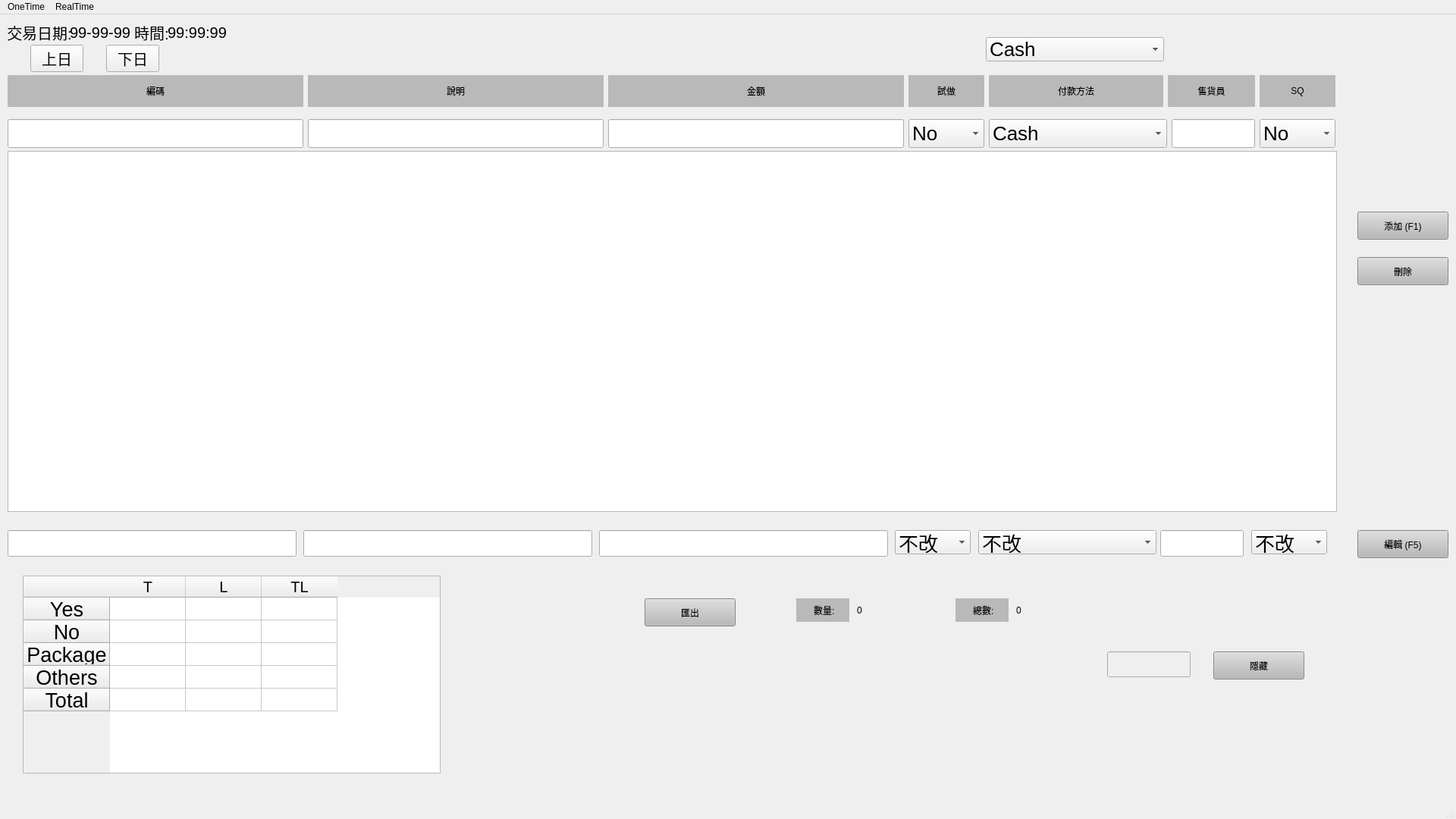
<?xml version="1.0" encoding="UTF-8"?>
<ui version="4.0">
 <class>MainWindow</class>
 <widget class="QMainWindow" name="MainWindow">
  <property name="geometry">
   <rect>
    <x>0</x>
    <y>0</y>
    <width>1920</width>
    <height>1080</height>
   </rect>
  </property>
  <property name="sizePolicy">
   <sizepolicy hsizetype="Ignored" vsizetype="Preferred">
    <horstretch>0</horstretch>
    <verstretch>0</verstretch>
   </sizepolicy>
  </property>
  <property name="minimumSize">
   <size>
    <width>100</width>
    <height>0</height>
   </size>
  </property>
  <property name="sizeIncrement">
   <size>
    <width>200</width>
    <height>0</height>
   </size>
  </property>
  <property name="windowTitle">
   <string>MainWindow</string>
  </property>
  <widget class="QWidget" name="centralwidget">
   <widget class="QWidget" name="verticalLayoutWidget_2">
    <property name="geometry">
     <rect>
      <x>10</x>
      <y>80</y>
      <width>1751</width>
      <height>96</height>
     </rect>
    </property>
    <layout class="QVBoxLayout" name="verticalLayout_2">
     <item>
      <layout class="QHBoxLayout" name="horizontalLayout_5">
       <item>
        <widget class="QLabel" name="label_12">
         <property name="layoutDirection">
          <enum>Qt::RightToLeft</enum>
         </property>
         <property name="styleSheet">
          <string notr="true">font: 20pt &quot;Segoe Fluent Icons&quot;;
background-color: rgb(185, 185, 185);</string>
         </property>
         <property name="text">
          <string>編碼</string>
         </property>
         <property name="alignment">
          <set>Qt::AlignCenter</set>
         </property>
        </widget>
       </item>
       <item>
        <widget class="QLabel" name="label">
         <property name="layoutDirection">
          <enum>Qt::RightToLeft</enum>
         </property>
         <property name="styleSheet">
          <string notr="true">font: 20pt &quot;Segoe Fluent Icons&quot;;
border-color: rgb(255, 0, 4);
background-color: rgb(185, 185, 185);</string>
         </property>
         <property name="text">
          <string>說明</string>
         </property>
         <property name="alignment">
          <set>Qt::AlignCenter</set>
         </property>
        </widget>
       </item>
       <item>
        <widget class="QLabel" name="label_7">
         <property name="styleSheet">
          <string notr="true">font: 20pt &quot;Segoe Fluent Icons&quot;;
background-color: rgb(185, 185, 185);</string>
         </property>
         <property name="text">
          <string>金額</string>
         </property>
         <property name="alignment">
          <set>Qt::AlignCenter</set>
         </property>
        </widget>
       </item>
       <item>
        <widget class="QLabel" name="label_9">
         <property name="sizePolicy">
          <sizepolicy hsizetype="Expanding" vsizetype="Preferred">
           <horstretch>1</horstretch>
           <verstretch>0</verstretch>
          </sizepolicy>
         </property>
         <property name="minimumSize">
          <size>
           <width>10</width>
           <height>0</height>
          </size>
         </property>
         <property name="maximumSize">
          <size>
           <width>100</width>
           <height>16777215</height>
          </size>
         </property>
         <property name="styleSheet">
          <string notr="true">font: 20pt &quot;Segoe Fluent Icons&quot;;
background-color: rgb(185, 185, 185);</string>
         </property>
         <property name="text">
          <string>試做</string>
         </property>
         <property name="alignment">
          <set>Qt::AlignCenter</set>
         </property>
        </widget>
       </item>
       <item>
        <widget class="QLabel" name="label_2">
         <property name="sizePolicy">
          <sizepolicy hsizetype="Expanding" vsizetype="Preferred">
           <horstretch>1</horstretch>
           <verstretch>0</verstretch>
          </sizepolicy>
         </property>
         <property name="minimumSize">
          <size>
           <width>230</width>
           <height>0</height>
          </size>
         </property>
         <property name="maximumSize">
          <size>
           <width>120</width>
           <height>16777215</height>
          </size>
         </property>
         <property name="styleSheet">
          <string notr="true">font: 20pt &quot;Segoe Fluent Icons&quot;;
background-color: rgb(185, 185, 185);</string>
         </property>
         <property name="text">
          <string>付款方法</string>
         </property>
         <property name="alignment">
          <set>Qt::AlignCenter</set>
         </property>
        </widget>
       </item>
       <item>
        <widget class="QLabel" name="label_11">
         <property name="sizePolicy">
          <sizepolicy hsizetype="Fixed" vsizetype="Preferred">
           <horstretch>0</horstretch>
           <verstretch>0</verstretch>
          </sizepolicy>
         </property>
         <property name="minimumSize">
          <size>
           <width>115</width>
           <height>0</height>
          </size>
         </property>
         <property name="layoutDirection">
          <enum>Qt::LeftToRight</enum>
         </property>
         <property name="styleSheet">
          <string notr="true">font: 20pt &quot;Segoe Fluent Icons&quot;;
background-color: rgb(185, 185, 185);</string>
         </property>
         <property name="text">
          <string>售貨員</string>
         </property>
         <property name="alignment">
          <set>Qt::AlignCenter</set>
         </property>
        </widget>
       </item>
       <item>
        <widget class="QLabel" name="label_15">
         <property name="sizePolicy">
          <sizepolicy hsizetype="Fixed" vsizetype="Preferred">
           <horstretch>0</horstretch>
           <verstretch>0</verstretch>
          </sizepolicy>
         </property>
         <property name="minimumSize">
          <size>
           <width>0</width>
           <height>0</height>
          </size>
         </property>
         <property name="maximumSize">
          <size>
           <width>100</width>
           <height>16777215</height>
          </size>
         </property>
         <property name="layoutDirection">
          <enum>Qt::LeftToRight</enum>
         </property>
         <property name="styleSheet">
          <string notr="true">font: 20pt &quot;Segoe Fluent Icons&quot;;
background-color: rgb(185, 185, 185);</string>
         </property>
         <property name="text">
          <string>SQ</string>
         </property>
         <property name="alignment">
          <set>Qt::AlignCenter</set>
         </property>
        </widget>
       </item>
      </layout>
     </item>
     <item>
      <spacer name="verticalSpacer">
       <property name="orientation">
        <enum>Qt::Vertical</enum>
       </property>
       <property name="sizeType">
        <enum>QSizePolicy::Fixed</enum>
       </property>
       <property name="sizeHint" stdset="0">
        <size>
         <width>20</width>
         <height>10</height>
        </size>
       </property>
      </spacer>
     </item>
     <item>
      <layout class="QHBoxLayout" name="horizontalLayout_4">
       <item>
        <widget class="QLineEdit" name="codeEdit">
         <property name="styleSheet">
          <string notr="true">font-size: 26px;</string>
         </property>
        </widget>
       </item>
       <item>
        <widget class="QLineEdit" name="infoEdit">
         <property name="styleSheet">
          <string notr="true">font-size: 26px;</string>
         </property>
         <property name="text">
          <string/>
         </property>
        </widget>
       </item>
       <item>
        <widget class="QLineEdit" name="receiptedPriceEdit">
         <property name="enabled">
          <bool>true</bool>
         </property>
         <property name="styleSheet">
          <string notr="true">font-size: 26px;</string>
         </property>
         <property name="alignment">
          <set>Qt::AlignLeading|Qt::AlignLeft|Qt::AlignVCenter</set>
         </property>
        </widget>
       </item>
       <item>
        <widget class="QComboBox" name="trialBox">
         <property name="sizePolicy">
          <sizepolicy hsizetype="Fixed" vsizetype="Fixed">
           <horstretch>1</horstretch>
           <verstretch>0</verstretch>
          </sizepolicy>
         </property>
         <property name="minimumSize">
          <size>
           <width>100</width>
           <height>0</height>
          </size>
         </property>
         <property name="styleSheet">
          <string notr="true">font-size: 26px;</string>
         </property>
         <item>
          <property name="text">
           <string>No</string>
          </property>
         </item>
         <item>
          <property name="text">
           <string>Yes</string>
          </property>
         </item>
         <item>
          <property name="text">
           <string>None</string>
          </property>
         </item>
        </widget>
       </item>
       <item>
        <widget class="QComboBox" name="dateEdit">
         <property name="enabled">
          <bool>true</bool>
         </property>
         <property name="sizePolicy">
          <sizepolicy hsizetype="Fixed" vsizetype="Fixed">
           <horstretch>1</horstretch>
           <verstretch>0</verstretch>
          </sizepolicy>
         </property>
         <property name="minimumSize">
          <size>
           <width>235</width>
           <height>0</height>
          </size>
         </property>
         <property name="maximumSize">
          <size>
           <width>235</width>
           <height>16777215</height>
          </size>
         </property>
         <property name="styleSheet">
          <string notr="true">font-size: 26px;</string>
         </property>
         <item>
          <property name="text">
           <string>Cash</string>
          </property>
         </item>
         <item>
          <property name="text">
           <string>PK Cash</string>
          </property>
         </item>
         <item>
          <property name="text">
           <string>Visa</string>
          </property>
         </item>
         <item>
          <property name="text">
           <string>PK/VISA/MASTER</string>
          </property>
         </item>
         <item>
          <property name="text">
           <string>Master</string>
          </property>
         </item>
         <item>
          <property name="text">
           <string>銀聯PK</string>
          </property>
         </item>
         <item>
          <property name="text">
           <string>銀聯</string>
          </property>
         </item>
         <item>
          <property name="text">
           <string>A.E</string>
          </property>
         </item>
         <item>
          <property name="text">
           <string>PK/AE</string>
          </property>
         </item>
         <item>
          <property name="text">
           <string>EPS</string>
          </property>
         </item>
         <item>
          <property name="text">
           <string>PK/EPS</string>
          </property>
         </item>
         <item>
          <property name="text">
           <string>MIND BEAUTY</string>
          </property>
         </item>
         <item>
          <property name="text">
           <string>PAY ME</string>
          </property>
         </item>
         <item>
          <property name="text">
           <string>PAY ME PK</string>
          </property>
         </item>
         <item>
          <property name="text">
           <string>FTP</string>
          </property>
         </item>
         <item>
          <property name="text">
           <string>Wechat</string>
          </property>
         </item>
         <item>
          <property name="text">
           <string>WechatPK</string>
          </property>
         </item>
         <item>
          <property name="text">
           <string>AilpayHK</string>
          </property>
         </item>
         <item>
          <property name="text">
           <string>AilpayHKPK</string>
          </property>
         </item>
         <item>
          <property name="text">
           <string>八達通</string>
          </property>
         </item>
         <item>
          <property name="text">
           <string>八達通PK</string>
          </property>
         </item>
         <item>
          <property name="text">
           <string>Tap &amp; Go</string>
          </property>
         </item>
         <item>
          <property name="text">
           <string>Tap &amp; Go PK</string>
          </property>
         </item>
         <item>
          <property name="text">
           <string>Package</string>
          </property>
         </item>
         <item>
          <property name="text">
           <string>Product</string>
          </property>
         </item>
        </widget>
       </item>
       <item>
        <widget class="QLineEdit" name="personEdit">
         <property name="sizePolicy">
          <sizepolicy hsizetype="Fixed" vsizetype="Fixed">
           <horstretch>0</horstretch>
           <verstretch>0</verstretch>
          </sizepolicy>
         </property>
         <property name="minimumSize">
          <size>
           <width>0</width>
           <height>0</height>
          </size>
         </property>
         <property name="maximumSize">
          <size>
           <width>110</width>
           <height>16777215</height>
          </size>
         </property>
         <property name="styleSheet">
          <string notr="true">font-size: 26px;</string>
         </property>
        </widget>
       </item>
       <item>
        <widget class="QComboBox" name="SQBox">
         <property name="sizePolicy">
          <sizepolicy hsizetype="Fixed" vsizetype="Fixed">
           <horstretch>1</horstretch>
           <verstretch>0</verstretch>
          </sizepolicy>
         </property>
         <property name="minimumSize">
          <size>
           <width>100</width>
           <height>0</height>
          </size>
         </property>
         <property name="styleSheet">
          <string notr="true">font-size: 26px;</string>
         </property>
         <item>
          <property name="text">
           <string>No</string>
          </property>
         </item>
         <item>
          <property name="text">
           <string>Yes</string>
          </property>
         </item>
        </widget>
       </item>
      </layout>
     </item>
    </layout>
   </widget>
   <widget class="QPushButton" name="addButton">
    <property name="geometry">
     <rect>
      <x>1790</x>
      <y>260</y>
      <width>120</width>
      <height>37</height>
     </rect>
    </property>
    <property name="styleSheet">
     <string notr="true">font: 20pt &quot;Segoe Fluent Icons&quot;;
background-color: rgb(185, 185, 185);</string>
    </property>
    <property name="text">
     <string>添加 (F1)</string>
    </property>
   </widget>
   <widget class="QListWidget" name="listWidget">
    <property name="enabled">
     <bool>true</bool>
    </property>
    <property name="geometry">
     <rect>
      <x>10</x>
      <y>180</y>
      <width>1753</width>
      <height>476</height>
     </rect>
    </property>
    <property name="styleSheet">
     <string notr="true">QScrollBar:vertical {              
            border: none;
            background:white;
            width:3px;
            margin: 0px 0px 0px 0px;
        }
        QScrollBar::handle:vertical {
            background: qlineargradient(x1:0, y1:0, x2:1, y2:0,
            stop: 0 rgb(32, 47, 130), stop: 0.5 rgb(32, 47, 130), stop:1 rgb(32, 47, 130));
            min-height: 0px;
        }
        QScrollBar::add-line:vertical {
            background: qlineargradient(x1:0, y1:0, x2:1, y2:0,
            stop: 0 rgb(32, 47, 130), stop: 0.5 rgb(32, 47, 130),  stop:1 rgb(32, 47, 130));
            height: 0px;
            subcontrol-position: bottom;
            subcontrol-origin: margin;
        }
        QScrollBar::sub-line:vertical {
            background: qlineargradient(x1:0, y1:0, x2:1, y2:0,
            stop: 0  rgb(32, 47, 130), stop: 0.5 rgb(32, 47, 130),  stop:1 rgb(32, 47, 130));
            height: 0 px;
            subcontrol-position: top;
            subcontrol-origin: margin;
        }</string>
    </property>
    <property name="dragDropMode">
     <enum>QAbstractItemView::NoDragDrop</enum>
    </property>
    <property name="iconSize">
     <size>
      <width>0</width>
      <height>0</height>
     </size>
    </property>
    <property name="resizeMode">
     <enum>QListView::Adjust</enum>
    </property>
    <property name="viewMode">
     <enum>QListView::ListMode</enum>
    </property>
   </widget>
   <widget class="QLabel" name="tradeDate">
    <property name="geometry">
     <rect>
      <x>0</x>
      <y>10</y>
      <width>104</width>
      <height>27</height>
     </rect>
    </property>
    <property name="layoutDirection">
     <enum>Qt::LeftToRight</enum>
    </property>
    <property name="styleSheet">
     <string notr="true">font-size: 20px;</string>
    </property>
    <property name="text">
     <string>交易日期:</string>
    </property>
    <property name="alignment">
     <set>Qt::AlignCenter</set>
    </property>
   </widget>
   <widget class="QLabel" name="dateLabel">
    <property name="geometry">
     <rect>
      <x>80</x>
      <y>10</y>
      <width>104</width>
      <height>27</height>
     </rect>
    </property>
    <property name="styleSheet">
     <string notr="true">font-size: 20px;</string>
    </property>
    <property name="text">
     <string>99-99-99</string>
    </property>
    <property name="alignment">
     <set>Qt::AlignCenter</set>
    </property>
   </widget>
   <widget class="QLabel" name="timeText">
    <property name="geometry">
     <rect>
      <x>160</x>
      <y>10</y>
      <width>80</width>
      <height>27</height>
     </rect>
    </property>
    <property name="styleSheet">
     <string notr="true">font-size: 20px;</string>
    </property>
    <property name="text">
     <string>時間:</string>
    </property>
    <property name="alignment">
     <set>Qt::AlignCenter</set>
    </property>
   </widget>
   <widget class="QLabel" name="timeLabel">
    <property name="geometry">
     <rect>
      <x>220</x>
      <y>10</y>
      <width>80</width>
      <height>27</height>
     </rect>
    </property>
    <property name="styleSheet">
     <string notr="true">font-size: 20px;</string>
    </property>
    <property name="text">
     <string>99:99:99</string>
    </property>
    <property name="alignment">
     <set>Qt::AlignCenter</set>
    </property>
   </widget>
   <widget class="QPushButton" name="lastButton">
    <property name="geometry">
     <rect>
      <x>40</x>
      <y>40</y>
      <width>70</width>
      <height>36</height>
     </rect>
    </property>
    <property name="styleSheet">
     <string notr="true">font-size: 20px;</string>
    </property>
    <property name="text">
     <string>上日</string>
    </property>
   </widget>
   <widget class="QPushButton" name="nextButton">
    <property name="geometry">
     <rect>
      <x>140</x>
      <y>40</y>
      <width>70</width>
      <height>36</height>
     </rect>
    </property>
    <property name="styleSheet">
     <string notr="true">font-size: 20px;</string>
    </property>
    <property name="text">
     <string>下日</string>
    </property>
   </widget>
   <widget class="QLabel" name="label_13">
    <property name="geometry">
     <rect>
      <x>1050</x>
      <y>770</y>
      <width>70</width>
      <height>31</height>
     </rect>
    </property>
    <property name="styleSheet">
     <string notr="true">font: 20pt &quot;Segoe Fluent Icons&quot;;
border-color: rgb(255, 0, 4);
background-color: rgb(185, 185, 185);</string>
    </property>
    <property name="text">
     <string> 數量:</string>
    </property>
    <property name="alignment">
     <set>Qt::AlignCenter</set>
    </property>
   </widget>
   <widget class="QLabel" name="totalItemLabel">
    <property name="geometry">
     <rect>
      <x>1130</x>
      <y>770</y>
      <width>87</width>
      <height>31</height>
     </rect>
    </property>
    <property name="styleSheet">
     <string notr="true">font: 20pt &quot;Segoe Fluent Icons&quot;;</string>
    </property>
    <property name="text">
     <string>0</string>
    </property>
    <property name="alignment">
     <set>Qt::AlignLeading|Qt::AlignLeft|Qt::AlignVCenter</set>
    </property>
   </widget>
   <widget class="QLabel" name="label_14">
    <property name="geometry">
     <rect>
      <x>1260</x>
      <y>770</y>
      <width>70</width>
      <height>31</height>
     </rect>
    </property>
    <property name="styleSheet">
     <string notr="true">font: 20pt &quot;Segoe Fluent Icons&quot;;
border-color: rgb(255, 0, 4);
background-color: rgb(185, 185, 185);</string>
    </property>
    <property name="text">
     <string> 總數:</string>
    </property>
    <property name="alignment">
     <set>Qt::AlignCenter</set>
    </property>
   </widget>
   <widget class="QLabel" name="totalPriceLabel">
    <property name="geometry">
     <rect>
      <x>1340</x>
      <y>770</y>
      <width>341</width>
      <height>31</height>
     </rect>
    </property>
    <property name="styleSheet">
     <string notr="true">font: 20pt &quot;Segoe Fluent Icons&quot;;</string>
    </property>
    <property name="text">
     <string>0</string>
    </property>
    <property name="alignment">
     <set>Qt::AlignLeading|Qt::AlignLeft|Qt::AlignVCenter</set>
    </property>
   </widget>
   <widget class="QPushButton" name="outputButton">
    <property name="geometry">
     <rect>
      <x>850</x>
      <y>770</y>
      <width>120</width>
      <height>37</height>
     </rect>
    </property>
    <property name="styleSheet">
     <string notr="true">font: 20pt &quot;Segoe Fluent Icons&quot;;
background-color: rgb(185, 185, 185);</string>
    </property>
    <property name="text">
     <string>匯出</string>
    </property>
   </widget>
   <widget class="QPushButton" name="deleteButton">
    <property name="enabled">
     <bool>true</bool>
    </property>
    <property name="geometry">
     <rect>
      <x>1790</x>
      <y>320</y>
      <width>120</width>
      <height>37</height>
     </rect>
    </property>
    <property name="styleSheet">
     <string notr="true">font: 20pt &quot;Segoe Fluent Icons&quot;;
background-color: rgb(185, 185, 185);</string>
    </property>
    <property name="text">
     <string>刪除</string>
    </property>
   </widget>
   <widget class="QPushButton" name="hideButton">
    <property name="enabled">
     <bool>true</bool>
    </property>
    <property name="geometry">
     <rect>
      <x>1600</x>
      <y>840</y>
      <width>120</width>
      <height>37</height>
     </rect>
    </property>
    <property name="styleSheet">
     <string notr="true">font: 20pt &quot;Segoe Fluent Icons&quot;;
background-color: rgb(185, 185, 185);</string>
    </property>
    <property name="text">
     <string>隱藏</string>
    </property>
   </widget>
   <widget class="QLineEdit" name="passwordEdit">
    <property name="enabled">
     <bool>false</bool>
    </property>
    <property name="geometry">
     <rect>
      <x>1460</x>
      <y>840</y>
      <width>110</width>
      <height>34</height>
     </rect>
    </property>
    <property name="sizePolicy">
     <sizepolicy hsizetype="Fixed" vsizetype="Fixed">
      <horstretch>0</horstretch>
      <verstretch>0</verstretch>
     </sizepolicy>
    </property>
    <property name="minimumSize">
     <size>
      <width>0</width>
      <height>0</height>
     </size>
    </property>
    <property name="maximumSize">
     <size>
      <width>110</width>
      <height>16777215</height>
     </size>
    </property>
    <property name="styleSheet">
     <string notr="true">font: 9pt &quot;Segoe Fluent Icons&quot;;</string>
    </property>
   </widget>
   <widget class="QTableWidget" name="tableWidget">
    <property name="geometry">
     <rect>
      <x>30</x>
      <y>740</y>
      <width>551</width>
      <height>261</height>
     </rect>
    </property>
    <property name="styleSheet">
     <string notr="true">font-size: 15px;</string>
    </property>
    <row>
     <property name="text">
      <string>Yes</string>
     </property>
     <property name="font">
      <font>
       <pointsize>20</pointsize>
      </font>
     </property>
     <property name="textAlignment">
      <set>AlignCenter</set>
     </property>
    </row>
    <row>
     <property name="text">
      <string>No</string>
     </property>
     <property name="font">
      <font>
       <pointsize>20</pointsize>
      </font>
     </property>
     <property name="textAlignment">
      <set>AlignCenter</set>
     </property>
    </row>
    <row>
     <property name="text">
      <string>Package</string>
     </property>
     <property name="font">
      <font>
       <pointsize>20</pointsize>
       <weight>50</weight>
       <bold>false</bold>
      </font>
     </property>
     <property name="textAlignment">
      <set>AlignCenter</set>
     </property>
    </row>
    <row>
     <property name="text">
      <string>Others</string>
     </property>
     <property name="font">
      <font>
       <pointsize>20</pointsize>
      </font>
     </property>
     <property name="textAlignment">
      <set>AlignCenter</set>
     </property>
    </row>
    <row>
     <property name="text">
      <string>Total</string>
     </property>
     <property name="font">
      <font>
       <pointsize>20</pointsize>
      </font>
     </property>
     <property name="textAlignment">
      <set>AlignCenter</set>
     </property>
    </row>
    <column>
     <property name="text">
      <string>T</string>
     </property>
     <property name="font">
      <font>
       <pointsize>15</pointsize>
      </font>
     </property>
    </column>
    <column>
     <property name="text">
      <string>L</string>
     </property>
     <property name="font">
      <font>
       <pointsize>15</pointsize>
      </font>
     </property>
    </column>
    <column>
     <property name="text">
      <string>TL</string>
     </property>
     <property name="font">
      <font>
       <pointsize>15</pointsize>
      </font>
     </property>
    </column>
    <item row="0" column="0">
     <property name="text">
      <string/>
     </property>
     <property name="font">
      <font>
       <pointsize>20</pointsize>
      </font>
     </property>
     <property name="textAlignment">
      <set>AlignCenter</set>
     </property>
    </item>
    <item row="0" column="1">
     <property name="text">
      <string/>
     </property>
     <property name="font">
      <font>
       <pointsize>20</pointsize>
      </font>
     </property>
     <property name="textAlignment">
      <set>AlignCenter</set>
     </property>
    </item>
    <item row="0" column="2">
     <property name="text">
      <string/>
     </property>
     <property name="font">
      <font>
       <pointsize>20</pointsize>
      </font>
     </property>
     <property name="textAlignment">
      <set>AlignCenter</set>
     </property>
    </item>
    <item row="1" column="0">
     <property name="text">
      <string/>
     </property>
     <property name="font">
      <font>
       <pointsize>20</pointsize>
      </font>
     </property>
     <property name="textAlignment">
      <set>AlignCenter</set>
     </property>
    </item>
    <item row="1" column="1">
     <property name="text">
      <string/>
     </property>
     <property name="font">
      <font>
       <pointsize>20</pointsize>
      </font>
     </property>
     <property name="textAlignment">
      <set>AlignCenter</set>
     </property>
    </item>
    <item row="1" column="2">
     <property name="text">
      <string/>
     </property>
     <property name="font">
      <font>
       <pointsize>20</pointsize>
      </font>
     </property>
     <property name="textAlignment">
      <set>AlignCenter</set>
     </property>
    </item>
    <item row="2" column="0">
     <property name="text">
      <string/>
     </property>
     <property name="font">
      <font>
       <pointsize>20</pointsize>
      </font>
     </property>
     <property name="textAlignment">
      <set>AlignCenter</set>
     </property>
    </item>
    <item row="2" column="1">
     <property name="text">
      <string/>
     </property>
     <property name="font">
      <font>
       <pointsize>20</pointsize>
      </font>
     </property>
     <property name="textAlignment">
      <set>AlignCenter</set>
     </property>
    </item>
    <item row="2" column="2">
     <property name="text">
      <string/>
     </property>
     <property name="font">
      <font>
       <pointsize>20</pointsize>
      </font>
     </property>
     <property name="textAlignment">
      <set>AlignCenter</set>
     </property>
    </item>
    <item row="3" column="0">
     <property name="text">
      <string/>
     </property>
     <property name="font">
      <font>
       <pointsize>20</pointsize>
      </font>
     </property>
     <property name="textAlignment">
      <set>AlignCenter</set>
     </property>
    </item>
    <item row="3" column="1">
     <property name="text">
      <string/>
     </property>
     <property name="font">
      <font>
       <pointsize>20</pointsize>
      </font>
     </property>
     <property name="textAlignment">
      <set>AlignCenter</set>
     </property>
    </item>
    <item row="3" column="2">
     <property name="text">
      <string/>
     </property>
     <property name="font">
      <font>
       <pointsize>20</pointsize>
      </font>
     </property>
     <property name="textAlignment">
      <set>AlignCenter</set>
     </property>
    </item>
    <item row="4" column="0">
     <property name="text">
      <string/>
     </property>
     <property name="font">
      <font>
       <pointsize>20</pointsize>
      </font>
     </property>
     <property name="textAlignment">
      <set>AlignCenter</set>
     </property>
    </item>
    <item row="4" column="1">
     <property name="text">
      <string/>
     </property>
     <property name="font">
      <font>
       <pointsize>20</pointsize>
      </font>
     </property>
     <property name="textAlignment">
      <set>AlignCenter</set>
     </property>
    </item>
    <item row="4" column="2">
     <property name="text">
      <string/>
     </property>
     <property name="font">
      <font>
       <pointsize>20</pointsize>
      </font>
     </property>
     <property name="textAlignment">
      <set>AlignCenter</set>
     </property>
    </item>
   </widget>
   <widget class="QLineEdit" name="codeEditChange">
    <property name="geometry">
     <rect>
      <x>10</x>
      <y>680</y>
      <width>381</width>
      <height>35</height>
     </rect>
    </property>
    <property name="styleSheet">
     <string notr="true">font-size: 26px;</string>
    </property>
   </widget>
   <widget class="QLineEdit" name="infoEditChange">
    <property name="geometry">
     <rect>
      <x>400</x>
      <y>680</y>
      <width>381</width>
      <height>35</height>
     </rect>
    </property>
    <property name="styleSheet">
     <string notr="true">font-size: 26px;</string>
    </property>
    <property name="text">
     <string/>
    </property>
   </widget>
   <widget class="QLineEdit" name="receiptedPriceEditChange">
    <property name="enabled">
     <bool>true</bool>
    </property>
    <property name="geometry">
     <rect>
      <x>790</x>
      <y>680</y>
      <width>381</width>
      <height>35</height>
     </rect>
    </property>
    <property name="styleSheet">
     <string notr="true">font-size: 26px;</string>
    </property>
    <property name="alignment">
     <set>Qt::AlignLeading|Qt::AlignLeft|Qt::AlignVCenter</set>
    </property>
   </widget>
   <widget class="QComboBox" name="trialBoxChange">
    <property name="geometry">
     <rect>
      <x>1180</x>
      <y>680</y>
      <width>100</width>
      <height>32</height>
     </rect>
    </property>
    <property name="sizePolicy">
     <sizepolicy hsizetype="Fixed" vsizetype="Fixed">
      <horstretch>1</horstretch>
      <verstretch>0</verstretch>
     </sizepolicy>
    </property>
    <property name="minimumSize">
     <size>
      <width>100</width>
      <height>0</height>
     </size>
    </property>
    <property name="styleSheet">
     <string notr="true">font-size: 26px;</string>
    </property>
    <item>
     <property name="text">
      <string>不改</string>
     </property>
    </item>
    <item>
     <property name="text">
      <string>Yes</string>
     </property>
    </item>
    <item>
     <property name="text">
      <string>No</string>
     </property>
    </item>
    <item>
     <property name="text">
      <string>None</string>
     </property>
    </item>
   </widget>
   <widget class="QComboBox" name="dateEditChange">
    <property name="enabled">
     <bool>true</bool>
    </property>
    <property name="geometry">
     <rect>
      <x>1290</x>
      <y>680</y>
      <width>235</width>
      <height>32</height>
     </rect>
    </property>
    <property name="sizePolicy">
     <sizepolicy hsizetype="Fixed" vsizetype="Fixed">
      <horstretch>1</horstretch>
      <verstretch>0</verstretch>
     </sizepolicy>
    </property>
    <property name="minimumSize">
     <size>
      <width>235</width>
      <height>0</height>
     </size>
    </property>
    <property name="maximumSize">
     <size>
      <width>235</width>
      <height>16777215</height>
     </size>
    </property>
    <property name="styleSheet">
     <string notr="true">font-size: 26px;</string>
    </property>
    <item>
     <property name="text">
      <string>不改</string>
     </property>
    </item>
    <item>
     <property name="text">
      <string>Cash</string>
     </property>
    </item>
    <item>
     <property name="text">
      <string>PK Cash</string>
     </property>
    </item>
    <item>
     <property name="text">
      <string>Visa</string>
     </property>
    </item>
    <item>
     <property name="text">
      <string>PK/VISA/MASTER</string>
     </property>
    </item>
    <item>
     <property name="text">
      <string>Master</string>
     </property>
    </item>
    <item>
     <property name="text">
      <string>銀聯PK</string>
     </property>
    </item>
    <item>
     <property name="text">
      <string>銀聯</string>
     </property>
    </item>
    <item>
     <property name="text">
      <string>A.E</string>
     </property>
    </item>
    <item>
     <property name="text">
      <string>PK/AE</string>
     </property>
    </item>
    <item>
     <property name="text">
      <string>EPS</string>
     </property>
    </item>
    <item>
     <property name="text">
      <string>PK/EPS</string>
     </property>
    </item>
    <item>
     <property name="text">
      <string>MIND BEAUTY</string>
     </property>
    </item>
    <item>
     <property name="text">
      <string>PAY ME</string>
     </property>
    </item>
    <item>
     <property name="text">
      <string>PAY ME PK</string>
     </property>
    </item>
    <item>
     <property name="text">
      <string>FTP</string>
     </property>
    </item>
    <item>
     <property name="text">
      <string>Package</string>
     </property>
    </item>
    <item>
     <property name="text">
      <string>Product</string>
     </property>
    </item>
   </widget>
   <widget class="QLineEdit" name="personEditChange">
    <property name="geometry">
     <rect>
      <x>1530</x>
      <y>680</y>
      <width>110</width>
      <height>35</height>
     </rect>
    </property>
    <property name="sizePolicy">
     <sizepolicy hsizetype="Fixed" vsizetype="Fixed">
      <horstretch>0</horstretch>
      <verstretch>0</verstretch>
     </sizepolicy>
    </property>
    <property name="minimumSize">
     <size>
      <width>0</width>
      <height>0</height>
     </size>
    </property>
    <property name="maximumSize">
     <size>
      <width>110</width>
      <height>16777215</height>
     </size>
    </property>
    <property name="styleSheet">
     <string notr="true">font-size: 26px;</string>
    </property>
   </widget>
   <widget class="QPushButton" name="editButton">
    <property name="enabled">
     <bool>true</bool>
    </property>
    <property name="geometry">
     <rect>
      <x>1790</x>
      <y>680</y>
      <width>120</width>
      <height>37</height>
     </rect>
    </property>
    <property name="styleSheet">
     <string notr="true">font: 20pt &quot;Segoe Fluent Icons&quot;;
background-color: rgb(185, 185, 185);</string>
    </property>
    <property name="text">
     <string>編輯 (F5)</string>
    </property>
   </widget>
   <widget class="QComboBox" name="SQBoxChange">
    <property name="geometry">
     <rect>
      <x>1650</x>
      <y>680</y>
      <width>100</width>
      <height>32</height>
     </rect>
    </property>
    <property name="sizePolicy">
     <sizepolicy hsizetype="Fixed" vsizetype="Fixed">
      <horstretch>1</horstretch>
      <verstretch>0</verstretch>
     </sizepolicy>
    </property>
    <property name="minimumSize">
     <size>
      <width>100</width>
      <height>0</height>
     </size>
    </property>
    <property name="styleSheet">
     <string notr="true">font-size: 26px;</string>
    </property>
    <item>
     <property name="text">
      <string>不改</string>
     </property>
    </item>
    <item>
     <property name="text">
      <string>Yes</string>
     </property>
    </item>
    <item>
     <property name="text">
      <string>No</string>
     </property>
    </item>
   </widget>
   <widget class="QComboBox" name="dateEditProduct">
    <property name="enabled">
     <bool>true</bool>
    </property>
    <property name="geometry">
     <rect>
      <x>1300</x>
      <y>30</y>
      <width>235</width>
      <height>32</height>
     </rect>
    </property>
    <property name="sizePolicy">
     <sizepolicy hsizetype="Fixed" vsizetype="Fixed">
      <horstretch>1</horstretch>
      <verstretch>0</verstretch>
     </sizepolicy>
    </property>
    <property name="minimumSize">
     <size>
      <width>235</width>
      <height>0</height>
     </size>
    </property>
    <property name="maximumSize">
     <size>
      <width>235</width>
      <height>16777215</height>
     </size>
    </property>
    <property name="styleSheet">
     <string notr="true">font-size: 26px;</string>
    </property>
    <item>
     <property name="text">
      <string>Cash</string>
     </property>
    </item>
    <item>
     <property name="text">
      <string>Visa</string>
     </property>
    </item>
    <item>
     <property name="text">
      <string>Master</string>
     </property>
    </item>
    <item>
     <property name="text">
      <string>銀聯</string>
     </property>
    </item>
    <item>
     <property name="text">
      <string>A.E</string>
     </property>
    </item>
    <item>
     <property name="text">
      <string>EPS</string>
     </property>
    </item>
    <item>
     <property name="text">
      <string>PAY ME</string>
     </property>
    </item>
    <item>
     <property name="text">
      <string>FTP</string>
     </property>
    </item>
    <item>
     <property name="text">
      <string>Wechat</string>
     </property>
    </item>
    <item>
     <property name="text">
      <string>AilpayHK</string>
     </property>
    </item>
    <item>
     <property name="text">
      <string>八達通</string>
     </property>
    </item>
    <item>
     <property name="text">
      <string>Tap &amp; Go</string>
     </property>
    </item>
   </widget>
  </widget>
  <widget class="QMenuBar" name="menubar">
   <property name="geometry">
    <rect>
     <x>0</x>
     <y>0</y>
     <width>1920</width>
     <height>21</height>
    </rect>
   </property>
   <widget class="QMenu" name="menuOneTime">
    <property name="title">
     <string>OneTime</string>
    </property>
    <addaction name="actionOneTime"/>
   </widget>
   <widget class="QMenu" name="menuRealTime">
    <property name="title">
     <string>RealTime</string>
    </property>
    <addaction name="actionRealTime"/>
   </widget>
   <addaction name="menuOneTime"/>
   <addaction name="menuRealTime"/>
  </widget>
  <widget class="QStatusBar" name="statusbar"/>
  <action name="actionOneTime">
   <property name="text">
    <string>OneTime</string>
   </property>
  </action>
  <action name="actionRealTime">
   <property name="text">
    <string>RealTime</string>
   </property>
  </action>
 </widget>
 <resources/>
 <connections/>
</ui>
